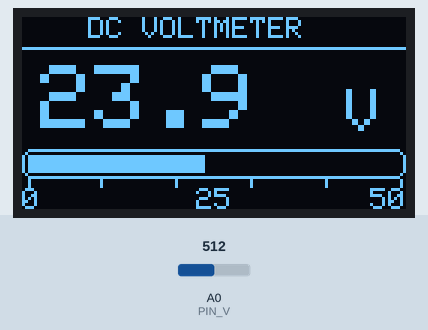
This sketch was run on a simulated Arduino Nano, built with avr-gcc and run on an emulated ATmega328P. Parts: 128×64 one-colour display. The inputs (shaded band) are chosen by the test bench; at power-on: A0 (PIN_V) = 512.

Above: at 2.7 s.
2.8 s: A0 (PIN_V) set to 514
5.8 s: A0 (PIN_V) set to 716
At 6.9 s:
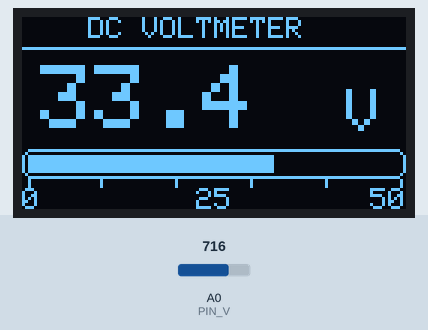
7.4 s: A0 (PIN_V) set to 900
At 8.1 s:
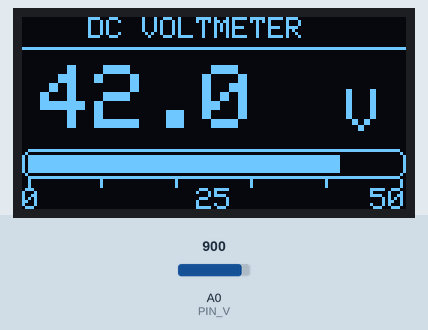
Timing chart, 0 to 10.4 s (numbered marks = the images above; inputs shaded):
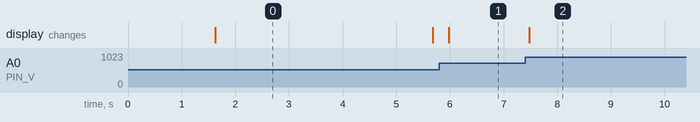

The sketch:

dc_voltmeter.ino
```cpp
/*
  DC Voltmeter 0-50V
  Arduino Nano + SSD1306 128x64 I2C OLED

  Wiring:
    Vin+ -- R1 (100k) --+-- R2 (10k) -- GND(Vin-)
                        |
                        +-- A0   (add 0.1uF cap + 5.1V zener to GND here)
    OLED: VCC->5V, GND->GND, SDA->A4, SCL->A5
*/

#include <Wire.h>
#include <Adafruit_GFX.h>
#include <Adafruit_SSD1306.h>

#define SCREEN_WIDTH  128
#define SCREEN_HEIGHT 64
#define OLED_ADDR     0x3C   // try 0x3D if the display stays blank

Adafruit_SSD1306 display(SCREEN_WIDTH, SCREEN_HEIGHT, &Wire, -1);

// ---------- Calibration ----------
const float VREF = 4.31;      // measure the Nano 5V pin and enter real value
const float R1   = 97800.0;  // top resistor (ohms)
const float R2   = 9700.0;   // bottom resistor (ohms)
const float MAX_V = 50.0;
// ---------------------------------

const int   PIN_V   = A0;
const float DIV     = (R1 + R2) / R2;
float filtered = 0;

float readVoltage() {
  long sum = 0;
  for (int i = 0; i < 64; i++) {
    sum += analogRead(PIN_V);
    delayMicroseconds(200);
  }
  float adc = sum / 64.0;
  return (adc * VREF / 1023.0) * DIV;
}

void drawUI(float v) {
  display.clearDisplay();
  display.setTextColor(SSD1306_WHITE);

  // Header
  display.setTextSize(1);
  display.setCursor(22, 0);
  display.print(F("DC VOLTMETER"));
  display.drawFastHLine(0, 10, SCREEN_WIDTH, SSD1306_WHITE);

  // Big reading
  bool over = v > MAX_V + 1.0;
  if (over) {
    if ((millis() / 400) % 2) {           // blink warning
      display.setTextSize(3);
      display.setCursor(22, 18);
      display.print(F("OVER!"));
    }
  } else {
    display.setTextSize(3);
    display.setCursor(6, 16);
    display.print(v, 1);
    display.setTextSize(2);
    display.setCursor(108, 24);
    display.print(F("V"));
  }

  // Bar graph
  float shown = constrain(v, 0, MAX_V);
  int barW = (int)(shown / MAX_V * (SCREEN_WIDTH - 4));
  display.drawRoundRect(0, 44, SCREEN_WIDTH, 10, 3, SSD1306_WHITE);
  display.fillRect(2, 46, barW, 6, SSD1306_WHITE);

  // Ticks every 10V
  for (int i = 0; i <= 5; i++) {
    int x = 2 + i * (SCREEN_WIDTH - 4) / 5;
    display.drawFastVLine(x, 54, 3, SSD1306_WHITE);
  }

  // Scale labels
  display.setTextSize(1);
  display.setCursor(0, 57);
  display.print(F("0"));
  display.setCursor(58, 57);
  display.print(F("25"));
  display.setCursor(116, 57);
  display.print(F("50"));

  display.display();
}

void setup() {
  analogReference(DEFAULT);
  if (!display.begin(SSD1306_SWITCHCAPVCC, OLED_ADDR)) {
    while (true);   // OLED not found
  }

  // Splash screen
  display.clearDisplay();
  display.setTextColor(SSD1306_WHITE);
  display.setTextSize(2);
  display.setCursor(10, 14);
  display.print(F("VOLTMETER"));
  display.setTextSize(1);
  display.setCursor(30, 40);
  display.print(F("0 - 50V DC"));
  display.display();
  delay(1500);

  filtered = readVoltage();
}

void loop() {
  float v = readVoltage();
  // Adaptive smoothing: jump quickly on big changes, smooth when steady
  float diff = fabs(v - filtered);
  if (diff > 0.5)       filtered = v;                        // big change: instant
  else if (diff > 0.15) filtered = filtered * 0.5 + v * 0.5; // medium: fast
  else                  filtered = filtered * 0.9 + v * 0.1; // small: smooth

  // Deadband: only change the shown value if it moved enough
  static float shown = 0;
  if (fabs(filtered - shown) > 0.08) shown = filtered;

  float out = (shown < 0.05) ? 0.0 : shown;
  drawUI(out);
  delay(100);
}
```

Measured:
- after the input at 5.8 s, the display: changes after 0.18 s (image 1)
- after the input at 7.4 s, the display: changes after 0.08 s (image 2)
